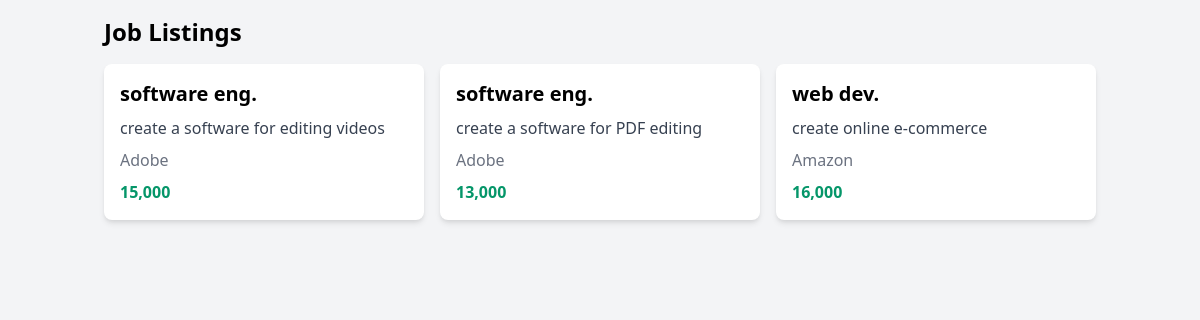
Before: / with the older database file.
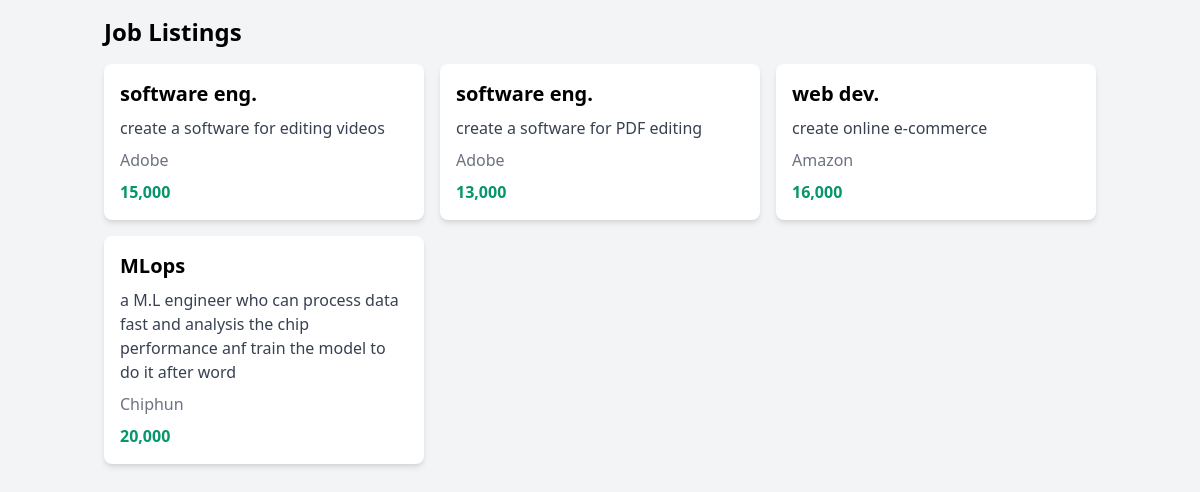
After: the same page with the newer database file.
### job_boardapp/models.py (models this page shows, shortened)
class JobPosting(models.Model):
    title = models.CharField(max_length=100)
    description = models.TextField()
    company = models.CharField(max_length=100)
    salary = models.IntegerField()
    is_active = models.BooleanField(default=False)

### job_boardapp/views.py (the view)
# urls.py: 2. Add a URL to urlpatterns:  path('', views.home, name='home')
def home(request):
    active = JobPosting.objects.filter(is_active=True)
    context={
        'job' : active
    }
    return render(request, 'job_boardapp/index.html',context)

### job_boardapp/templates/job_boardapp/index.html (shortened to what this page needs)
{% load humanize %}
<!DOCTYPE html>
<html lang="en">
  <head>
    <link
      href="https://cdn.jsdelivr.net/npm/tailwindcss@2.2.19/dist/tailwind.min.css"
      rel="stylesheet"
    />
  </head>
  <body class="bg-gray-100">
    <div class="container mx-auto p-4">
      <h1 class="text-2xl font-bold mb-4">Job Listings</h1>
      <div class="grid grid-cols-1 md:grid-cols-2 lg:grid-cols-3 gap-4">
        {% for i in job %}
        <a href="{% url "jobno" i.id %}">
        <div class="bg-white p-4 rounded-lg shadow-md" onclick="">
          <h2 class="text-xl font-semibold mb-2">{{i.title}}</h2>
          <p class="text-gray-700 mb-2">{{i.description}}</p>
          <p class="text-gray-500 mb-2">{{i.company}}</p>
          <p class="text-green-600 font-bold">{{i.salary | intcomma }}</p>
        </div>
      </a>
        {% endfor %}
      </div>
    </div>
  </body>
</html>

Changed rows visible on the page:
added JobPosting: title "MLops", description "a M.L engineer who can process data fast and analysis the chip performance anf train the model to do it after word", company "Chiphun", salary "20,000"
